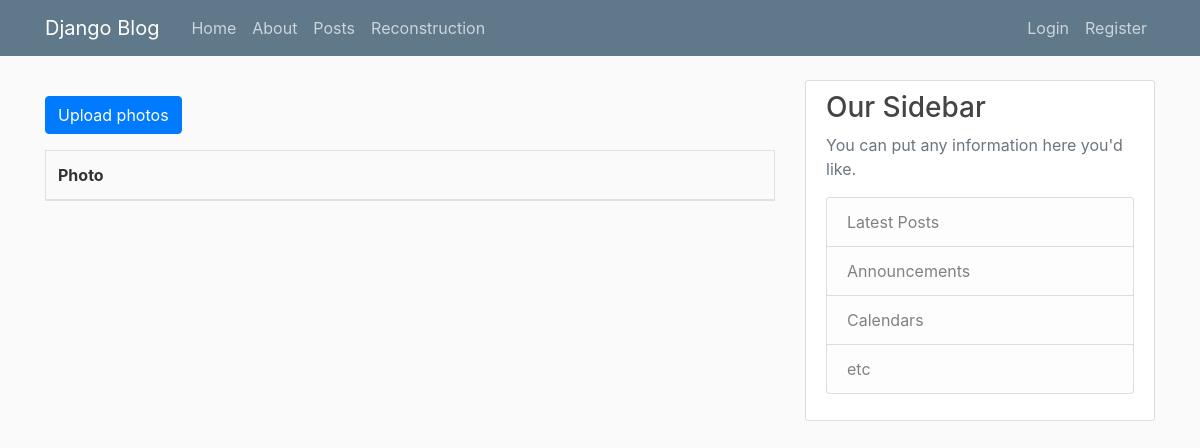
The app's page /reconstruction/, older data.
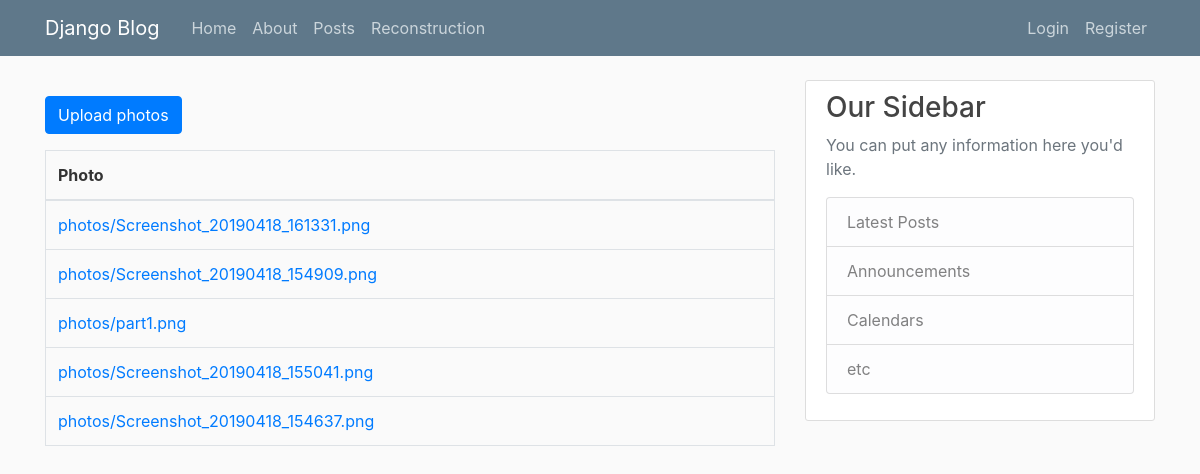
The same page, newer data.
### blog/models.py (models this page shows)
class Photo(models.Model):
    title = models.CharField(max_length=255, blank=True)
    file = models.FileField(upload_to=user_path)
    uploaded_at = models.DateTimeField(auto_now_add=True)
    author = models.ForeignKey(User, on_delete=models.CASCADE, null=True)

### blog/views.py (the view, shortened to what this page needs)
# urls.py: path('reconstruction/', views.Reconstruction.as_view(), name='reconstruction'),
class Reconstruction(View):
    def get(self, request):
        photos_list = Photo.objects.all()
        return render(self.request, 'blog/reconstruction.html', {'photos': photos_list})

### blog/templates/blog/reconstruction.html (shortened to what this page needs)
{% extends "blog/base.html" %}
{% load static %}
{% block content %}
<button type="button" class="btn btn-primary my-3 js-upload-photos">
   Upload photos
</button>
<table id="gallery" class="table table-bordered">
  <thead>
    <tr>
      <th>Photo</th>
    </tr>
  </thead>
  <tbody>
    {% for photo in photos %}
      <tr>
        <td><a href="{{ photo.file.url }}">{{ photo.file.name }}</a></td>
      </tr>
    {% endfor %}
  </tbody>
</table>
{% endblock content %}

Row changes from the older to the newer data that the page shows:
added Photo: file.name "photos/Screenshot_20190418_161331.png"
added Photo: file.name "photos/Screenshot_20190418_154909.png"
added Photo: file.name "photos/part1.png"
added Photo: file.name "photos/Screenshot_20190418_155041.png"
added Photo: file.name "photos/Screenshot_20190418_154637.png"
